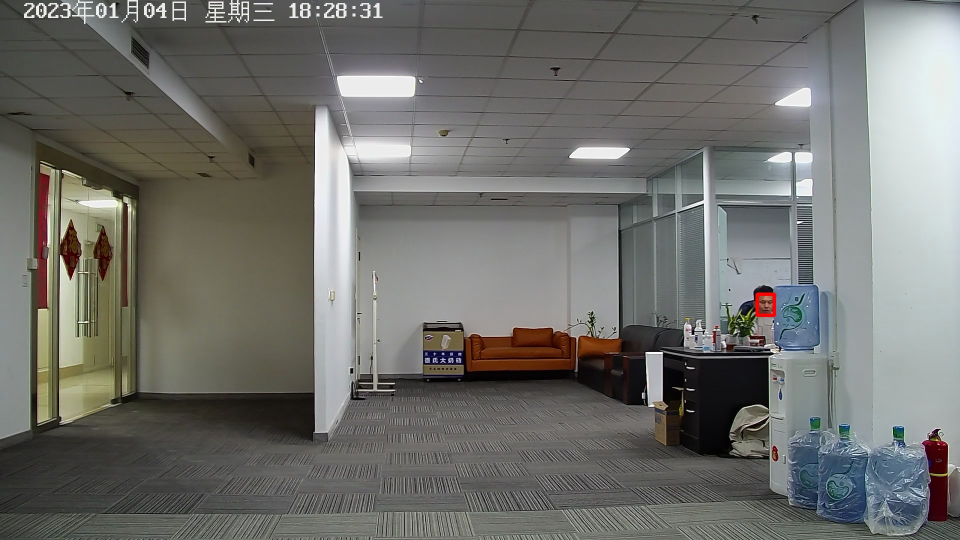
#> input picture recv_img/000248ec0307d7d09942af00e3840851.jpg, 1920 x 1080 px (shown at 1/2 size); its folder holds only this picture in this run
$ python -i check_exit_sign.py   (imports and definitions only)
#> lines starting #> are read from the running program, lines starting #| are printed output that depends on the picture; after the words box and inside, x2 and y2 are one past the last pixel; in counts of white or black regions, pixels touching at a corner belong together
# -*- encoding: utf-8 -*-
'''
@Description: 安全出口指示牌缺损、缺失检测
@Date: 2023/06/06 13:04:15
@Author: Bohan Yang
@version: 1.0
'''
import os
import cv2
import math
import numpy as np
from scipy import ndimage


def show_image(image, title):
    cv2.imshow(title, image)
    cv2.waitKey()


def to_binary(image, draw=False):
    """
    @Description:
    ---------
    将图像转换为二值图
    @Params:
    -------
    image: 图像

    draw: 是否绘制中间图像
    @Returns:
    -------
    binary: 二值图
    """
    # 灰度化
    image_copy = image.copy()
    gray = cv2.cvtColor(image_copy, cv2.COLOR_BGR2GRAY)

    # 对图像进行中值滤波
    result = cv2.medianBlur(gray, 3)

    # 转化为二值图
    binary = cv2.adaptiveThreshold(result, 255,
                                    cv2.ADAPTIVE_THRESH_GAUSSIAN_C,
                                    cv2.THRESH_BINARY, 25, 10)
    if draw:
        cv2.namedWindow("binary")
        cv2.imshow('binary', binary)
        cv2.waitKey()
        cv2.destroyAllWindows()
    return binary


# [35 lines left out: functions rotate, gray_std_dev, not called in this run]


def extract_contours(image, draw=False):
    """
    @Description:
    ---------
    从图像中提取所有轮廓
    @Params:
    -------
    images: 图像

    draw: 是否绘制中间图像
    @Returns:
    -------
    contours: 所有轮廓的列表
    """
    image_copy = image.copy()
    binary = to_binary(image)
    # 针对二值图像获取轮廓
    contours, hierarchy = cv2.findContours(binary, cv2.RETR_LIST,
                                            cv2.CHAIN_APPROX_NONE)
    if draw:
        cv2.drawContours(image_copy, contours, -1, (0, 0, 255), 2)
        cv2.namedWindow("contours")
        cv2.imshow('contours', image_copy)
        cv2.waitKey(0)
        cv2.destroyAllWindows()
    return contours


def select_rect_upright(image, contours, area_thres, aspect_thres, draw=False):
    """
    @Description:
    ---------
    从全部轮廓中挑选适当轮廓,并截取其正外接矩形
    @Params:
    -------
    image: 原始图像

    contours: 轮廓

    area_thres: 面积比阈值,接受两元素tuple或list,分别表示面积比下限和上限

    aspect_thres: 纵横比阈值,接受两元素tuple或list,分别表示纵横比下限和上限

    draw: 是否打印中间图像
    @Returns:
    -------
    cutouts: 原图中截取的图片列表

    coords: 截取的图片在原图中的坐标(xmin, ymin, xmax, ymax)组成的列表
    """
    assert len(
        area_thres
    ) == 2, 'area_thres must be a list or tuple that contains two elements.'
    assert len(
        aspect_thres
    ) == 2, 'aspect_thres must be a list or tuple that contains two elements.'
    total_area = image.shape[0] * image.shape[1]  # 全图面积
    cutouts = []
    for contour in contours:
        contour_area = cv2.contourArea(contour)  # 轮廓面积比
        area_ratio = contour_area / total_area
        if area_ratio < area_thres[0] or area_ratio > area_thres[1]:
            continue
        # 直边界正矩形
        x, y, w, h = cv2.boundingRect(contour)
        aspect_ratio = h / w  # 纵横比
        if aspect_ratio < aspect_thres[0] or aspect_ratio > aspect_thres[1]:
            continue
        cutout = image[y:y + h, x:x + w]
        cutouts.append(cutout)
        if draw:
            cv2.namedWindow("cutout")
            cv2.imshow('cutout', cutout)
            cv2.waitKey(0)
    return cutouts


# [130 lines left out: functions get_rotate_angle, contour_num, canny_threshold, not called in this run]


def check_integrity(image, draw=False):
    """
    @Description:
    ---------
    主函数。检查图片中安全出口指示牌的完整性。
    @Params:
    -------
    image: 图像

    draw: 是否绘制中间图像
    @Returns:
    -------
    flag: True-指示牌完整 False-指示牌破损或被遮挡
    """
    flag = False  # True: 指示牌正常 False: 指示牌破损或被遮挡
    # 第一次提取轮廓
    contours = extract_contours(image, draw=draw)
    cutouts = select_rect_upright(image, contours, area_thres=(0.01, 0.5), aspect_thres=(0.2, 0.5), draw=draw)
    if len(cutouts) == 0:  # 提取指示牌轮廓失败
        flag = False
        return flag
    # 保留一个面积最大的来计算倾角
    elif len(cutouts) == 1:
        largest_cutout = cutouts[0]
    else:
        max_area = 0
        for i in range(len(cutouts)):
            cutout = cutouts[i]
            area = cutout.shape[0] * cutout.shape[1]
            if area > max_area:
                max_area = area
                largest_cutout = cutout
    # show_image(largest_cutout, "largest_cutout")
    # 获取指示牌倾角
    rotate_angle = get_rotate_angle(to_binary(largest_cutout))
    if abs(rotate_angle) > 10:  # 倾角过大
        flag = False
        return flag
    # 倾斜校正
    corrected_image = rotate(image, rotate_angle)
    # 对校正后的图像做轮廓提取
    contours = extract_contours(corrected_image, draw=draw)
    cutouts = select_rect_upright(corrected_image, contours, area_thres=(0.01, 0.5), aspect_thres=(0.2, 0.5), draw=draw)
    if len(cutouts) == 0:  # 提取指示牌轮廓失败
        flag = False
        return flag
    # 有可能提取出多个轮廓，只要有一个通过判别即认为指示牌正常
    for cutout in cutouts:
        cutout_contours = extract_contours(cutout, draw=draw)
        num = contour_num(cutout, cutout_contours, area_thres=(0.05, 0.5), draw=draw)
        mean, std = gray_std_dev(cutout)
        if num > 0 and mean > 81 and mean < 101:
            flag = True
            break
        else:
            flag = False
    return flag


# [74 lines left out: functions check_integrity2, check_integrity3, not called in this run]


# [14 lines not run here, left out]

>>> import cv2
>>> picture = cv2.imread('recv_img/000248ec0307d7d09942af00e3840851.jpg')
#> picture is the input picture: shape (1080, 1920, 3); mean B, G, R 108, 112.1, 111.7
>>> result = check_integrity(picture)
#> in to_binary, `gray = cv2.cvtColor(image_copy, cv2.COLOR_BGR2GRAY)`:
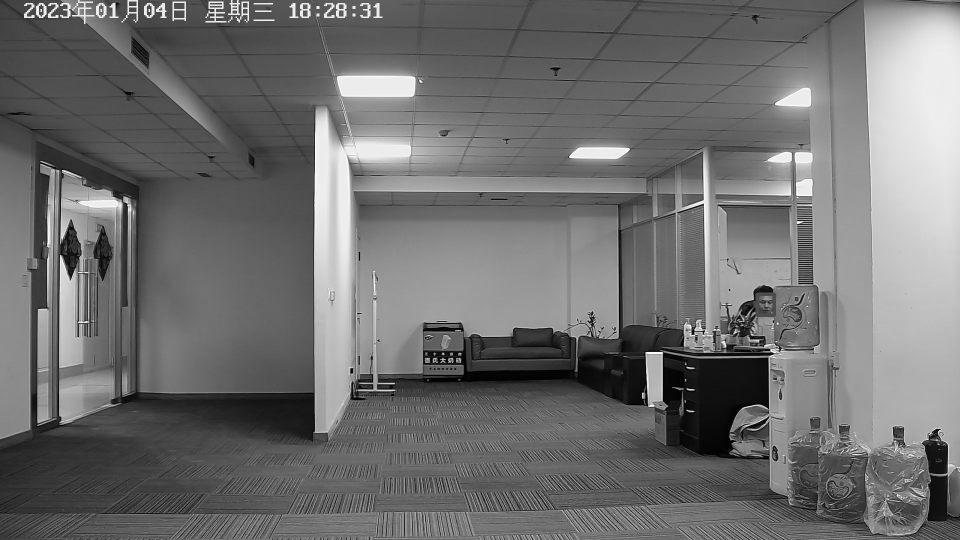
#> gray: shape (1080, 1920) (shown at 1/2 size); min 0, max 255, mean 111.5
#> in to_binary, `binary = cv2.adaptiveThreshold(result, 255, cv2.ADAPTIVE_THRESH_GAUSSI..`:
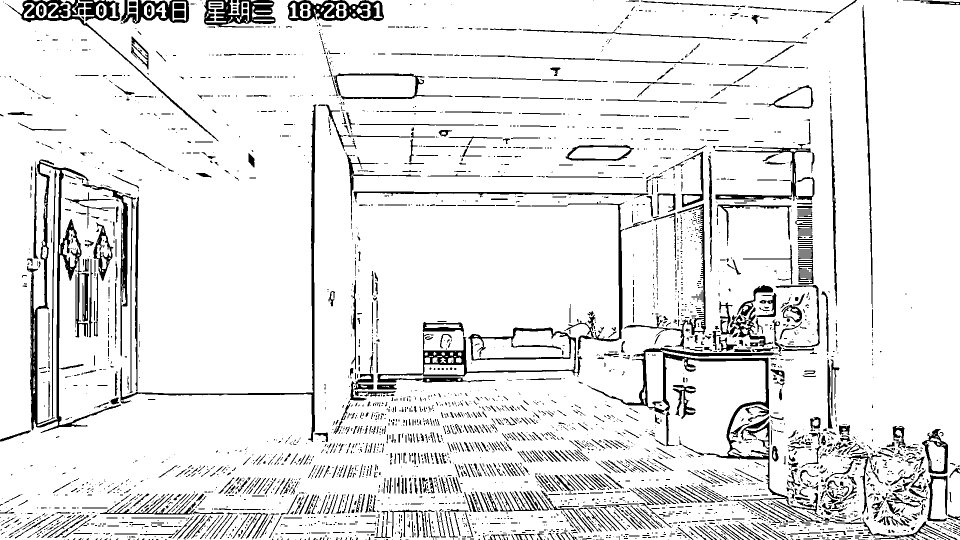
#> binary: shape (1080, 1920) (shown at 1/2 size); 90.1% white; 4127 black regions (2945 under 20 px)
#> in extract_contours, `contours, hierarchy = cv2.findContours(binary, cv2.RETR_LIST, cv2.CHAI..`: contours = 5083 contours, 3427 with area under 20; largest, box (x1, y1, x2, y2) and area: (0, 0, 1920, 1080) 2037340, (53, 318, 273, 867) 34035, (754, 654, 1166, 766) 19364, (74, 328, 121, 852) 12507, (1181, 694, 1580, 1029) 11518
#> the loop in select_rect_upright, `for contour in contours:` made 5083 passes
#> (contour_area, area_ratio) on passes 6, 7, 17: (25, 1.21e-05), (22, 1.06e-05), (72, 3.47e-05)
#> after the loop in select_rect_upright, `for contour in contours:`: cutouts = []
#> result = False
